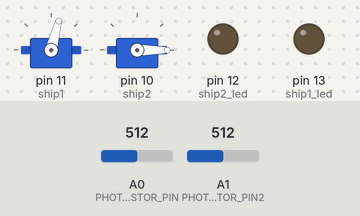
This sketch was run on a simulated Arduino Uno, built with avr-gcc and run on an emulated ATmega328P. Shown: 2 × servo, output pins drawn as LEDs (lit = HIGH). Inputs (shaded band) come from the test bench; at power-on: A0 (PHOTORESISTOR_PIN) = 512, A1 (PHOTORESISTOR_PIN2) = 512. Random numbers use the default seed unless the sketch sets one; what the sketch prints to the serial monitor is not drawn.

Above: at 0.75 s.
1.3 s: A0 (PHOTORESISTOR_PIN) set to 416
4.3 s: A0 (PHOTORESISTOR_PIN) set to 386
At 5.4 s:
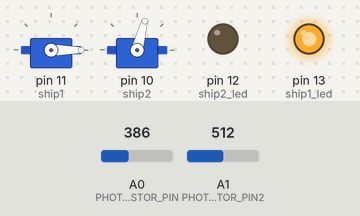
5.8 s: A0 (PHOTORESISTOR_PIN) set to 410
At 5.95 s:
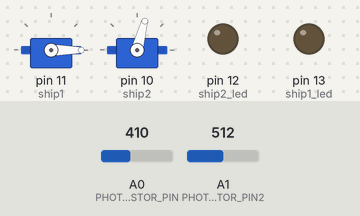
8.8 s: A1 (PHOTORESISTOR_PIN2) set to 412
11.8 s: A1 (PHOTORESISTOR_PIN2) set to 393
At 12.1 s:
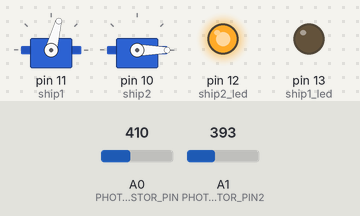
13.3 s: A1 (PHOTORESISTOR_PIN2) set to 410
At 13.46 s:
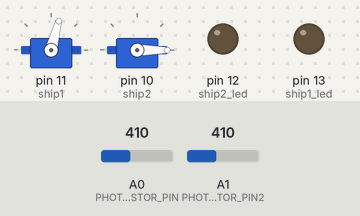
Timing chart, 0 to 17.3 s (numbered marks = the images above; inputs shaded):
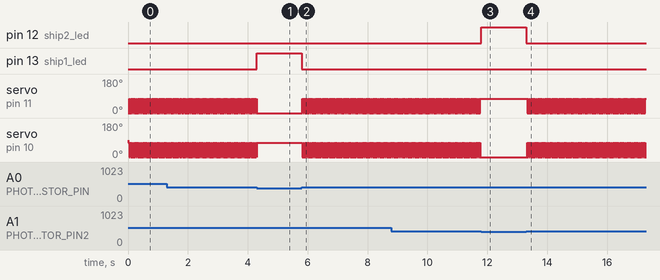

The sketch:

2spaceships_servoImplementation.ino
```cpp
#include <Servo.h>

Servo ship1;
const int ship1_led = 13;
#define PHOTORESISTOR_PIN A0

Servo ship2;
const int ship2_led = 12;
#define PHOTORESISTOR_PIN2 A1

int threshold = 400;

void setup()
{
  ship1.attach(11, 300, 300);
  pinMode(ship1_led,OUTPUT);

  ship2.attach(10,300,300);
  pinMode(ship2_led,OUTPUT);


  Serial.begin(9600);
  randomSeed(analogRead(0));
}

void loop()
{

 bool game = true;
 while(game){
   int lux = analogRead(PHOTORESISTOR_PIN);
   int seconds = random(1000, 1000); // Delayed for 3 - 10 seconds
   Serial.println(lux);
   bool ship1Dead  = false;
   int x = 0;
   ship1.write(0);
   while(x<seconds){
    lux = analogRead(PHOTORESISTOR_PIN);
    if(lux > threshold)
      {
        ship1Dead = true;
        digitalWrite(ship1_led,LOW);
        x=seconds;
      }
      else
      {
        digitalWrite(ship1_led,HIGH);
        ship1Dead = false;
      }
    Serial.println(lux);
    delay(1);
    x++;
   }
   ship1.write(75);
   digitalWrite(ship1_led,LOW);

    //SHIP 2//
   seconds = random(1000, 1000); // Delayed for 3 - 10 seconds
   int lux2 = analogRead(PHOTORESISTOR_PIN2);
   bool ship2Dead  = false;
   ship2.write(0);
   x = 0;
   while(x<seconds){
     lux2 = analogRead(PHOTORESISTOR_PIN2);
     if(lux2 > threshold)
      {
        ship2Dead = true;
        x=seconds;
        digitalWrite(ship2_led,LOW);
        ship2Dead = false;
      }
      else
      {
        digitalWrite(ship2_led,HIGH);
        ship2Dead = true;
      }
      x++;
      Serial.println(lux2);
      delay(1);
   }
   ship2.write(75);
   digitalWrite(ship2_led,LOW);
 }

}
```

Measured:
- the behaviour switches between 401 and 400 on A0 (PHOTORESISTOR_PIN) (found by bisection; images 0 and 1)
- the behaviour switches between 401 and 400 on A1 (PHOTORESISTOR_PIN2) (found by bisection; images 2 and 3)
- after the input at 4.3 s, pin 13 (ship1_led): LOW → HIGH at once
- after the input at 5.8 s, pin 13 (ship1_led): HIGH → LOW at once; servo on pin 11 (ship1), servo on pin 10 (ship2): alternates 75° for 0.02 s and 0° for 0.02 s, starting at once
- after the input at 11.8 s, pin 12 (ship2_led): LOW → HIGH at once
- after the input at 13.3 s, servo on pin 11 (ship1): alternates 75° for 0.02 s and 0° for 0.02 s, starting at once
- by itself, servo on pin 11 (ship1), servo on pin 10 (ship2): alternates 75° for 0.02 s and 0° for 0.02 s
